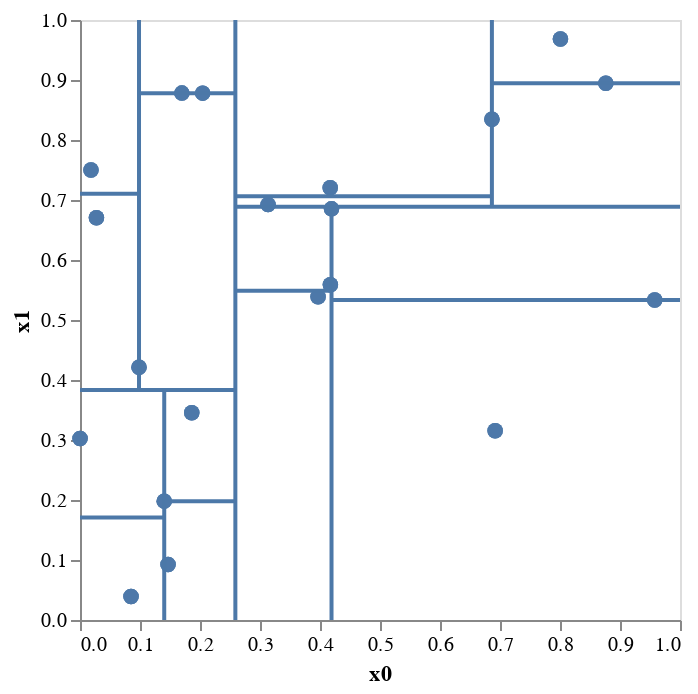

Notebook source saved alongside this figure:
### Code cell
kdt.plot2d(depth=4)

### Figure 1 — Vega-Lite specification as saved in the notebook (floating-point values rounded to 4 significant figures)
{"config": {"view": {"continuousWidth": 300, "continuousHeight": 300}}, "layer": [{"data": {"name": "data-27c49ca2d2c0e4fe4f94f1d7c160a361"}, "mark": {"type": "circle", "size": 60}, "encoding": {"x": {"axis": {"grid": false}, "field": "x0", "type": "quantitative"}, "y": {"axis": {"grid": false}, "field": "x1", "type": "quantitative"}}}, {"data": {"name": "data-9bc712eec4862e0da7b537a787dfb3ee"}, "mark": {"type": "line"}, "encoding": {"x": {"axis": {"grid": false}, "field": "x0", "type": "quantitative"}, "y": {"axis": {"grid": false}, "field": "x1", "type": "quantitative"}}}, {"layer": [{"data": {"name": "data-7973e3913bac78a2baa4c4ec11621abd"}, "mark": {"type": "circle", "size": 60}, "encoding": {"x": {"axis": {"grid": false}, "field": "x0", "type": "quantitative"}, "y": {"axis": {"grid": false}, "field": "x1", "type": "quantitative"}}}, {"data": {"name": "data-e97518c52016479bcce556dfc5709844"}, "mark": {"type": "line"}, "encoding": {"x": {"axis": {"grid": false}, "field": "x0", "type": "quantitative"}, "y": {"axis": {"grid": false}, "field": "x1", "type": "quantitative"}}}, {"layer": [{"data": {"name": "data-657747fab5880c708469930737ea95ef"}, "mark": {"type": "circle", "size": 60}, "encoding": {"x": {"axis": {"grid": false}, "field": "x0", "type": "quantitative"}, "y": {"axis": {"grid": false}, "field": "x1", "type": "quantitative"}}}, {"data": {"name": "data-05126c66c4ff0f169733929c9a1f1121"}, "mark": {"type": "line"}, "encoding": {"x": {"axis": {"grid": false}, "field": "x0", "type": "quantitative"}, "y": {"axis": {"grid": false}, "field": "x1", "type": "quantitative"}}}, {"layer": [{"data": {"name": "data-6b8208f326e6d944cb4cc74e5f514bf5"}, "mark": {"type": "circle", "size": 60}, "encoding": {"x": {"axis": {"grid": false}, "field": "x0", "type": "quantitative"}, "y": {"axis": {"grid": false}, "field": "x1", "type": "quantitative"}}}, {"data": {"name": "data-2978f75270fea57a0d7c409ec5258dd1"}, "mark": {"type": "line"}, "encoding": {"x": {"axis": {"grid": false}, "field": "x0", "type": "quantitative"}, "y": {"axis": {"grid": false}, "field": "x1", "type": "quantitative"}}}], "encoding": {}}, {"layer": [{"data": {"name": "data-37491875782d34cf27b2db40e9de331f"}, "mark": {"type": "circle", "size": 60}, "encoding": {"x": {"axis": {"grid": false}, "field": "x0", "type": "quantitative"}, "y": {"axis": {"grid": false}, "field": "x1", "type": "quantitative"}}}, {"data": {"name": "data-272cfdd71140b1f14cf76a091111326a"}, "mark": {"type": "line"}, "encoding": {"x": {"axis": {"grid": false}, "field": "x0", "type": "quantitative"}, "y": {"axis": {"grid": false}, "field": "x1", "type": "quantitative"}}}], "encoding": {}}], "encoding": {}}, {"layer": [{"data": {"name": "data-a5bfb3ebb114c79d889a25cb59fe8c56"}, "mark": {"type": "circle", "size": 60}, "encoding": {"x": {"axis": {"grid": false}, "field": "x0", "type": "quantitative"}, "y": {"axis": {"grid": false}, "field": "x1", "type": "quantitative"}}}, {"data": {"name": "data-27c1ded7b6ba14a375b2a970054cbf74"}, "mark": {"type": "line"}, "encoding": {"x": {"axis": {"grid": false}, "field": "x0", "type": "quantitative"}, "y": {"axis": {"grid": false}, "field": "x1", "type": "quantitative"}}}, {"layer": [{"data": {"name": "data-77b7cd5628178a8b9abe841181f4d4b3"}, "mark": {"type": "circle", "size": 60}, "encoding": {"x": {"axis": {"grid": false}, "field": "x0", "type": "quantitative"}, "y": {"axis": {"grid": false}, "field": "x1", "type": "quantitative"}}}, {"data": {"name": "data-fbe160e667b26ef5e7db63c19939b7bd"}, "mark": {"type": "line"}, "encoding": {"x": {"axis": {"grid": false}, "field": "x0", "type": "quantitative"}, "y": {"axis": {"grid": false}, "field": "x1", "type": "quantitative"}}}], "encoding": {}}, {"layer": [{"data": {"name": "data-3521b7894724bfe0a27c0f3d4c5996fb"}, "mark": {"type": "circle", "size": 60}, "encoding": {"x": {"axis": {"grid": false}, "field": "x0", "type": "quantitative"}, "y": {"axis": {"grid": false}, "field": "x1", "type": "quantitative"}}}, {"data": {"name": "data-6c14a308836a7be6db6e93f732cfb20e"}, "mark": {"type": "line"}, "encoding": {"x": {"axis": {"grid": false}, "field": "x0", "type": "quantitative"}, "y": {"axis": {"grid": false}, "field": "x1", "type": "quantitative"}}}], "encoding": {}}], "encoding": {}}], "encoding": {}}, {"layer": [{"data": {"name": "data-dd7c6600cc9575f5eda9bc467c82864d"}, "mark": {"type": "circle", "size": 60}, "encoding": {"x": {"axis": {"grid": false}, "field": "x0", "type": "quantitative"}, "y": {"axis": {"grid": false}, "field": "x1", "type": "quantitative"}}}, {"data": {"name": "data-8d3d33f07fb14f5590a66386df1a92e2"}, "mark": {"type": "line"}, "encoding": {"x": {"axis": {"grid": false}, "field": "x0", "type": "quantitative"}, "y": {"axis": {"grid": false}, "field": "x1", "type": "quantitative"}}}, {"layer": [{"data": {"name": "data-a86604c8a75a2a2ce7fe89bf9a1b4dc2"}, "mark": {"type": "circle", "size": 60}, "encoding": {"x": {"axis": {"grid": false}, "field": "x0", "type": "quantitative"}, "y": {"axis": {"grid": false}, "field": "x1", "type": "quantitative"}}}, {"data": {"name": "data-1b7adb1dccc7cebdbc14ba303905813a"}, "mark": {"type": "line"}, "encoding": {"x": {"axis": {"grid": false}, "field": "x0", "type": "quantitative"}, "y": {"axis": {"grid": false}, "field": "x1", "type": "quantitative"}}}, {"layer": [{"data": {"name": "data-f6d6a57b9dbe9d83aa23a54c12a86580"}, "mark": {"type": "circle", "size": 60}, "encoding": {"x": {"axis": {"grid": false}, "field": "x0", "type": "quantitative"}, "y": {"axis": {"grid": false}, "field": "x1", "type": "quantitative"}}}, {"data": {"name": "data-35a861d08b68bdd3a757d9c51f87cd66"}, "mark": {"type": "line"}, "encoding": {"x": {"axis": {"grid": false}, "field": "x0", "type": "quantitative"}, "y": {"axis": {"grid": false}, "field": "x1", "type": "quantitative"}}}], "encoding": {}}, {"layer": [{"data": {"name": "data-b7e3c74d0c3d5dedc8a8b6cf9fe980d2"}, "mark": {"type": "circle", "size": 60}, "encoding": {"x": {"axis": {"grid": false}, "field": "x0", "type": "quantitative"}, "y": {"axis": {"grid": false}, "field": "x1", "type": "quantitative"}}}, {"data": {"name": "data-673f77417a2199ec3b94475ae364545e"}, "mark": {"type": "line"}, "encoding": {"x": {"axis": {"grid": false}, "field": "x0", "type": "quantitative"}, "y": {"axis": {"grid": false}, "field": "x1", "type": "quantitative"}}}], "encoding": {}}], "encoding": {}}, {"layer": [{"data": {"name": "data-fb99218048d74684c8738b9f89b0a7c6"}, "mark": {"type": "circle", "size": 60}, "encoding": {"x": {"axis": {"grid": false}, "field": "x0", "type": "quantitative"}, "y": {"axis": {"grid": false}, "field": "x1", "type": "quantitative"}}}, {"data": {"name": "data-115aab6c315102839f7afa8a96ddcf0a"}, "mark": {"type": "line"}, "encoding": {"x": {"axis": {"grid": false}, "field": "x0", "type": "quantitative"}, "y": {"axis": {"grid": false}, "field": "x1", "type": "quantitative"}}}, {"layer": [{"data": {"name": "data-17c8966e93f384d27cce5fdd45404893"}, "mark": {"type": "circle", "size": 60}, "encoding": {"x": {"axis": {"grid": false}, "field": "x0", "type": "quantitative"}, "y": {"axis": {"grid": false}, "field": "x1", "type": "quantitative"}}}, {"data": {"name": "data-dce5973907b059c02e1b5d21eb984509"}, "mark": {"type": "line"}, "encoding": {"x": {"axis": {"grid": false}, "field": "x0", "type": "quantitative"}, "y": {"axis": {"grid": false}, "field": "x1", "type": "quantitative"}}}], "encoding": {}}, {"layer": [{"data": {"name": "data-9e7d634cc980b362c98bcff5248a1192"}, "mark": {"type": "circle", "size": 60}, "encoding": {"x": {"axis": {"grid": false}, "field": "x0", "type": "quantitative"}, "y": {"axis": {"grid": false}, "field": "x1", "type": "quantitative"}}}, {"data": {"name": "data-1781e5fe6884bdb5eb306e4f06d51867"}, "mark": {"type": "line"}, "encoding": {"x": {"axis": {"grid": false}, "field": "x0", "type": "quantitative"}, "y": {"axis": {"grid": false}, "field": "x1", "type": "quantitative"}}}], "encoding": {}}], "encoding": {}}], "encoding": {}}], "encoding": {}, "$schema": "https://vega.github.io/schema/vega-lite/v5.8.0.json", "datasets": {"data-27c49ca2d2c0e4fe4f94f1d7c160a361": [{"x0": 0.417, "x1": 0.7203}, {"x0": 0.0001144, "x1": 0.3023}, {"x0": 0.1468, "x1": 0.09234}, {"x0": 0.1863, "x1": 0.3456}, {"x0": 0.3968, "x1": 0.5388}, {"x0": 0.4192, "x1": 0.6852}, {"x0": 0.2045, "x1": 0.8781}, {"x0": 0.02739, "x1": 0.6705}, {"x0": 0.4173, "x1": 0.5587}, {"x0": 0.1404, "x1": 0.1981}, {"x0": 0.8007, "x1": 0.9683}, {"x0": 0.3134, "x1": 0.6923}, {"x0": 0.8764, "x1": 0.8946}, {"x0": 0.08504, "x1": 0.03905}, {"x0": 0.1698, "x1": 0.8781}, {"x0": 0.09835, "x1": 0.4211}, {"x0": 0.9579, "x1": 0.5332}, {"x0": 0.6919, "x1": 0.3155}, {"x0": 0.6865, "x1": 0.8346}, {"x0": 0.01829, "x1": 0.7501}], "data-9bc712eec4862e0da7b537a787dfb3ee": [{"x0": 0.2589, "x1": 0.0}, {"x0": 0.2589, "x1": 1.0}], "data-7973e3913bac78a2baa4c4ec11621abd": [{"x0": 0.0001144, "x1": 0.3023}, {"x0": 0.01829, "x1": 0.7501}, {"x0": 0.02739, "x1": 0.6705}, {"x0": 0.08504, "x1": 0.03905}, {"x0": 0.09835, "x1": 0.4211}, {"x0": 0.1404, "x1": 0.1981}, {"x0": 0.1468, "x1": 0.09234}, {"x0": 0.1698, "x1": 0.8781}, {"x0": 0.1863, "x1": 0.3456}, {"x0": 0.2045, "x1": 0.8781}], "data-e97518c52016479bcce556dfc5709844": [{"x0": 0.0, "x1": 0.3833}, {"x0": 0.2589, "x1": 0.3833}], "data-657747fab5880c708469930737ea95ef": [{"x0": 0.08504, "x1": 0.03905}, {"x0": 0.1468, "x1": 0.09234}, {"x0": 0.1404, "x1": 0.1981}, {"x0": 0.0001144, "x1": 0.3023}, {"x0": 0.1863, "x1": 0.3456}], "data-05126c66c4ff0f169733929c9a1f1121": [{"x0": 0.1404, "x1": 0.0}, {"x0": 0.1404, "x1": 0.3833}], "data-6b8208f326e6d944cb4cc74e5f514bf5": [{"x0": 0.0001144, "x1": 0.3023}, {"x0": 0.08504, "x1": 0.03905}], "data-2978f75270fea57a0d7c409ec5258dd1": [{"x0": 0.0, "x1": 0.1707}, {"x0": 0.1404, "x1": 0.1707}], "data-37491875782d34cf27b2db40e9de331f": [{"x0": 0.1404, "x1": 0.1981}, {"x0": 0.1468, "x1": 0.09234}, {"x0": 0.1863, "x1": 0.3456}], "data-272cfdd71140b1f14cf76a091111326a": [{"x0": 0.1404, "x1": 0.1981}, {"x0": 0.2589, "x1": 0.1981}], "data-a5bfb3ebb114c79d889a25cb59fe8c56": [{"x0": 0.09835, "x1": 0.4211}, {"x0": 0.02739, "x1": 0.6705}, {"x0": 0.01829, "x1": 0.7501}, {"x0": 0.2045, "x1": 0.8781}, {"x0": 0.1698, "x1": 0.8781}], "data-27c1ded7b6ba14a375b2a970054cbf74": [{"x0": 0.09835, "x1": 0.3833}, {"x0": 0.09835, "x1": 1.0}], "data-77b7cd5628178a8b9abe841181f4d4b3": [{"x0": 0.01829, "x1": 0.7501}, {"x0": 0.02739, "x1": 0.6705}], "data-fbe160e667b26ef5e7db63c19939b7bd": [{"x0": 0.0, "x1": 0.7103}, {"x0": 0.09835, "x1": 0.7103}], "data-3521b7894724bfe0a27c0f3d4c5996fb": [{"x0": 0.09835, "x1": 0.4211}, {"x0": 0.1698, "x1": 0.8781}, {"x0": 0.2045, "x1": 0.8781}], "data-6c14a308836a7be6db6e93f732cfb20e": [{"x0": 0.09835, "x1": 0.8781}, {"x0": 0.2589, "x1": 0.8781}], "data-dd7c6600cc9575f5eda9bc467c82864d": [{"x0": 0.3134, "x1": 0.6923}, {"x0": 0.3968, "x1": 0.5388}, {"x0": 0.417, "x1": 0.7203}, {"x0": 0.4173, "x1": 0.5587}, {"x0": 0.4192, "x1": 0.6852}, {"x0": 0.6865, "x1": 0.8346}, {"x0": 0.6919, "x1": 0.3155}, {"x0": 0.8007, "x1": 0.9683}, {"x0": 0.8764, "x1": 0.8946}, {"x0": 0.9579, "x1": 0.5332}], "data-8d3d33f07fb14f5590a66386df1a92e2": [{"x0": 0.2589, "x1": 0.6888}, {"x0": 1.0, "x1": 0.6888}], "data-a86604c8a75a2a2ce7fe89bf9a1b4dc2": [{"x0": 0.6919, "x1": 0.3155}, {"x0": 0.9579, "x1": 0.5332}, {"x0": 0.3968, "x1": 0.5388}, {"x0": 0.4173, "x1": 0.5587}, {"x0": 0.4192, "x1": 0.6852}], "data-1b7adb1dccc7cebdbc14ba303905813a": [{"x0": 0.4192, "x1": 0.0}, {"x0": 0.4192, "x1": 0.6888}], "data-f6d6a57b9dbe9d83aa23a54c12a86580": [{"x0": 0.3968, "x1": 0.5388}, {"x0": 0.4173, "x1": 0.5587}], "data-35a861d08b68bdd3a757d9c51f87cd66": [{"x0": 0.2589, "x1": 0.5488}, {"x0": 0.4192, "x1": 0.5488}], "data-b7e3c74d0c3d5dedc8a8b6cf9fe980d2": [{"x0": 0.4192, "x1": 0.6852}, {"x0": 0.6919, "x1": 0.3155}, {"x0": 0.9579, "x1": 0.5332}], "data-673f77417a2199ec3b94475ae364545e": [{"x0": 0.4192, "x1": 0.5332}, {"x0": 1.0, "x1": 0.5332}], "data-fb99218048d74684c8738b9f89b0a7c6": [{"x0": 0.3134, "x1": 0.6923}, {"x0": 0.417, "x1": 0.7203}, {"x0": 0.6865, "x1": 0.8346}, {"x0": 0.8764, "x1": 0.8946}, {"x0": 0.8007, "x1": 0.9683}], "data-115aab6c315102839f7afa8a96ddcf0a": [{"x0": 0.6865, "x1": 0.6888}, {"x0": 0.6865, "x1": 1.0}], "data-17c8966e93f384d27cce5fdd45404893": [{"x0": 0.3134, "x1": 0.6923}, {"x0": 0.417, "x1": 0.7203}], "data-dce5973907b059c02e1b5d21eb984509": [{"x0": 0.2589, "x1": 0.7063}, {"x0": 0.6865, "x1": 0.7063}], "data-9e7d634cc980b362c98bcff5248a1192": [{"x0": 0.6865, "x1": 0.8346}, {"x0": 0.8007, "x1": 0.9683}, {"x0": 0.8764, "x1": 0.8946}], "data-1781e5fe6884bdb5eb306e4f06d51867": [{"x0": 0.6865, "x1": 0.8946}, {"x0": 1.0, "x1": 0.8946}]}}
